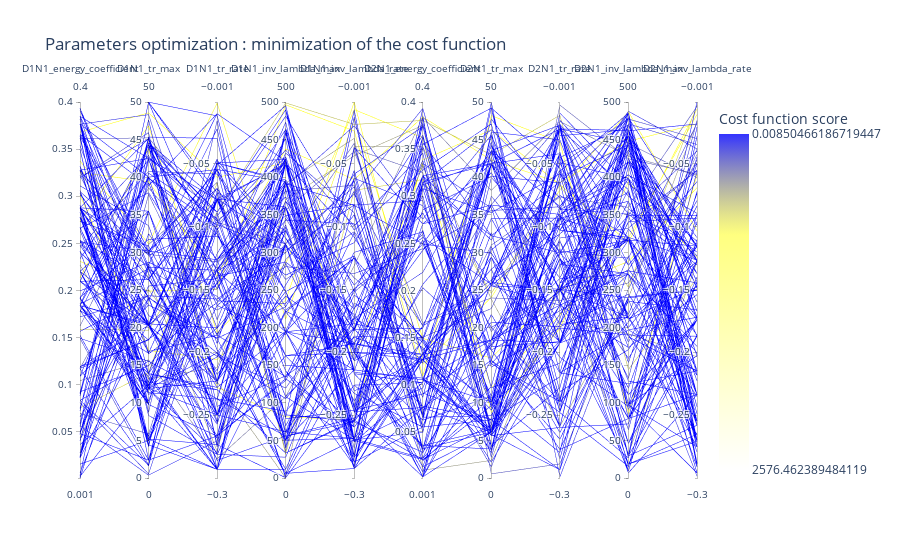

Here is the notebook cell this chart was saved with:
### Code cell
fig = viewer.parallel_coordinates(1000, unselected_opacity=0)
fig

### Figure 1 — Plotly figure (JSON) as saved in the notebook; plotly's stock layout.template omitted (floating-point values rounded to 4 significant figures; data arrays with more than 128 entries replaced by an {"elided": "..."} marker saying what was removed)
{"data": [{"dimensions": [{"label": "D1N1_energy_coefficient", "range": [0.001, 0.4], "values": {"elided": "397 float values"}}, {"label": "D1N1_tr_max", "range": [0, 50], "values": {"elided": "397 float values"}}, {"label": "D1N1_tr_rate", "range": [-0.3, -0.001], "values": {"elided": "397 float values"}}, {"label": "D1N1_inv_lambda_max", "range": [0, 500], "values": {"elided": "397 float values"}}, {"label": "D1N1_inv_lambda_rate", "range": [-0.3, -0.001], "values": {"elided": "397 float values"}}, {"label": "D2N1_energy_coefficient", "range": [0.001, 0.4], "values": {"elided": "397 float values"}}, {"label": "D2N1_tr_max", "range": [0, 50], "values": {"elided": "397 float values"}}, {"label": "D2N1_tr_rate", "range": [-0.3, -0.001], "values": {"elided": "397 float values"}}, {"label": "D2N1_inv_lambda_max", "range": [0, 500], "values": {"elided": "397 float values"}}, {"label": "D2N1_inv_lambda_rate", "range": [-0.3, -0.001], "values": {"elided": "397 float values"}}], "line": {"color": {"elided": "397 float values"}, "colorbar": {"tickmode": "array", "ticktext": [0.008505, 2576.0], "tickvals": [-0.008505, -2576.0], "title": {"text": "Cost function score"}}, "colorscale": [[0, "rgba(0, 0, 255, 0.8)"], [0.3, "rgba(255,255,0,0.5)"], [1, "rgba(255,255,0,0.0)"]], "reversescale": true, "showscale": true}, "type": "parcoords", "unselected": {"line": {"opacity": 0}}}], "layout": {"coloraxis": {"colorbar": {"title": {"text": "Fitness"}}}, "title": {"text": "Parameters optimization : minimization of the cost function"}}}
